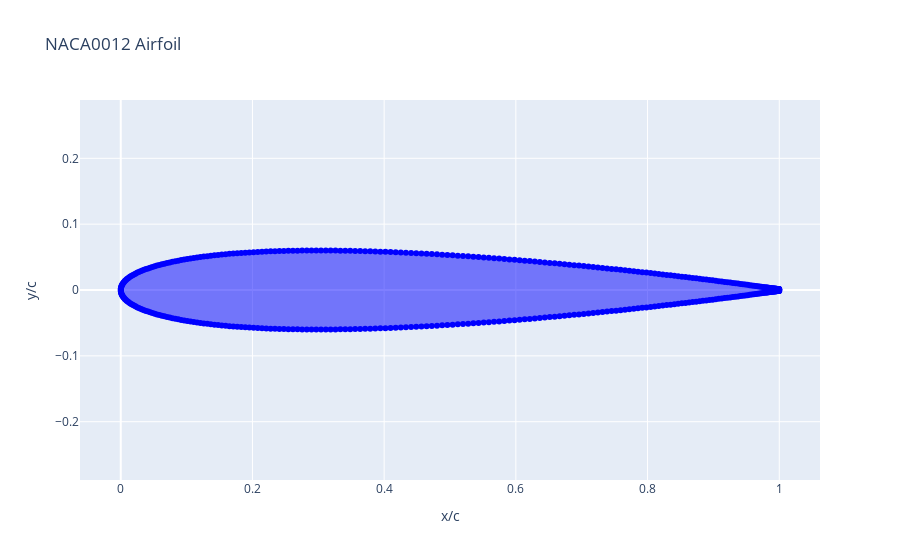

The cell this chart's notebook holds for it:
### Code cell
airfoil = Airfoil(name="NACA0012")
airfoil.draw(backend="plotly")

### Figure 1 — Plotly figure (JSON) as saved in the notebook; plotly's stock layout.template omitted (floating-point values rounded to 4 significant figures; data arrays with more than 128 entries replaced by an {"elided": "..."} marker saying what was removed)
{"data": [{"fill": "toself", "line": {"color": "blue"}, "mode": "lines+markers", "name": "Airfoil", "type": "scatter", "x": {"elided": "399 float values"}, "y": {"elided": "399 float values"}}], "layout": {"title": {"text": "NACA0012 Airfoil"}, "xaxis": {"title": {"text": "x/c"}}, "yaxis": {"scaleanchor": "x", "scaleratio": 1, "title": {"text": "y/c"}}}}
